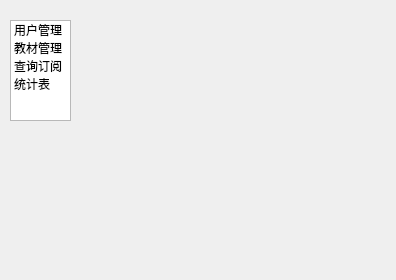
<?xml version="1.0" encoding="UTF-8"?>
<ui version="4.0">
 <class>Form</class>
 <widget class="QWidget" name="Form">
  <property name="geometry">
   <rect>
    <x>0</x>
    <y>0</y>
    <width>396</width>
    <height>280</height>
   </rect>
  </property>
  <property name="windowTitle">
   <string>Form</string>
  </property>
  <widget class="QListWidget" name="listWidget">
   <property name="geometry">
    <rect>
     <x>10</x>
     <y>20</y>
     <width>61</width>
     <height>101</height>
    </rect>
   </property>
   <item>
    <property name="text">
     <string>用户管理</string>
    </property>
   </item>
   <item>
    <property name="text">
     <string>教材管理</string>
    </property>
   </item>
   <item>
    <property name="text">
     <string>查询订阅</string>
    </property>
   </item>
   <item>
    <property name="text">
     <string>统计表</string>
    </property>
   </item>
  </widget>
 </widget>
 <resources/>
 <connections/>
</ui>
